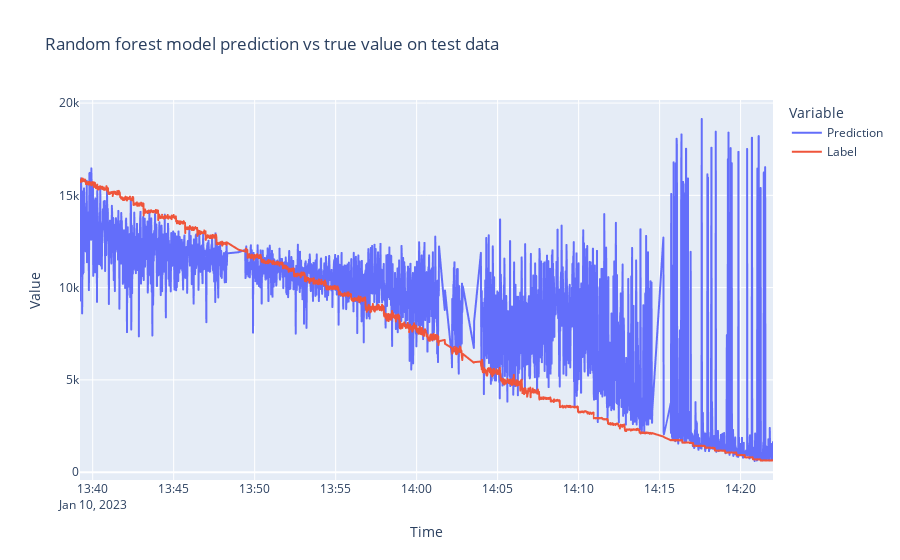

The notebook cell saved with this chart:
### Code cell
fig = px.line(df_testrf, y=["Prediction", "Label"], x=time_test["time"], title="Random forest model prediction vs true value on test data",
             labels={"variable": "Variable"})
fig.update_layout(
    xaxis_title="Time",
    yaxis_title = "Value"

    )


fig.show()

### Figure 1 — Plotly figure (JSON) as saved in the notebook; plotly's stock layout.template omitted (floating-point values rounded to 4 significant figures; data arrays with more than 128 entries replaced by an {"elided": "..."} marker saying what was removed)
{"data": [{"hovertemplate": "Variable=Prediction<br>x=%{x}<br>value=%{y}<extra></extra>", "legendgroup": "Prediction", "line": {"color": "#636efa", "dash": "solid"}, "marker": {"symbol": "circle"}, "mode": "lines", "name": "Prediction", "showlegend": true, "type": "scattergl", "x": {"elided": "2331 str values"}, "xaxis": "x", "y": {"elided": "2331 float values"}, "yaxis": "y"}, {"hovertemplate": "Variable=Label<br>x=%{x}<br>value=%{y}<extra></extra>", "legendgroup": "Label", "line": {"color": "#EF553B", "dash": "solid"}, "marker": {"symbol": "circle"}, "mode": "lines", "name": "Label", "showlegend": true, "type": "scattergl", "x": {"elided": "2331 str values"}, "xaxis": "x", "y": {"elided": "2331 float values"}, "yaxis": "y"}], "layout": {"legend": {"title": {"text": "Variable"}, "tracegroupgap": 0}, "title": {"text": "Random forest model prediction vs true value on test data"}, "xaxis": {"anchor": "y", "domain": [0, 1], "title": {"text": "Time"}}, "yaxis": {"anchor": "x", "domain": [0, 1], "title": {"text": "Value"}}}}
